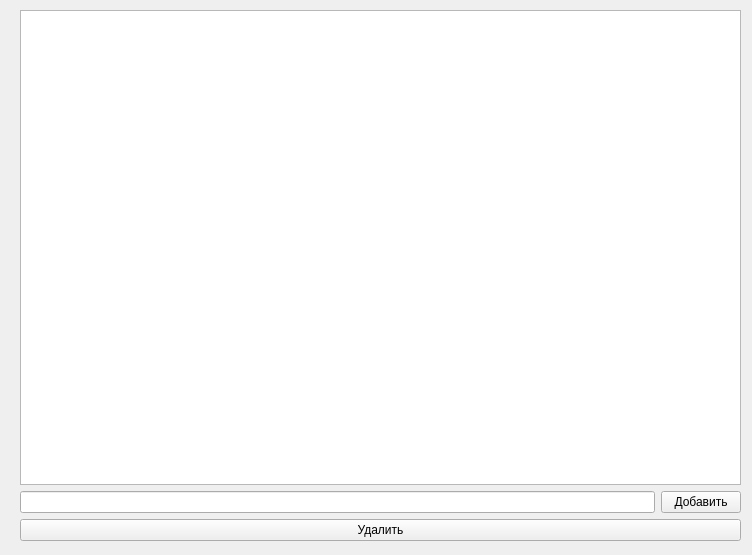
<?xml version="1.0" encoding="UTF-8"?>
<ui version="4.0">
 <class>Group</class>
 <widget class="QWidget" name="Group">
  <property name="geometry">
   <rect>
    <x>0</x>
    <y>0</y>
    <width>752</width>
    <height>555</height>
   </rect>
  </property>
  <property name="windowTitle">
   <string>Form</string>
  </property>
  <widget class="QWidget" name="">
   <property name="geometry">
    <rect>
     <x>20</x>
     <y>10</y>
     <width>721</width>
     <height>531</height>
    </rect>
   </property>
   <layout class="QVBoxLayout" name="verticalLayout_2">
    <item>
     <widget class="QTableWidget" name="tableWidget"/>
    </item>
    <item>
     <layout class="QVBoxLayout" name="verticalLayout">
      <item>
       <layout class="QHBoxLayout" name="horizontalLayout">
        <item>
         <widget class="QLineEdit" name="lineEdit"/>
        </item>
        <item>
         <widget class="QPushButton" name="addButton">
          <property name="text">
           <string>Добавить</string>
          </property>
         </widget>
        </item>
       </layout>
      </item>
      <item>
       <widget class="QPushButton" name="pushButton">
        <property name="text">
         <string>Удалить</string>
        </property>
       </widget>
      </item>
     </layout>
    </item>
   </layout>
  </widget>
 </widget>
 <resources/>
 <connections/>
</ui>
